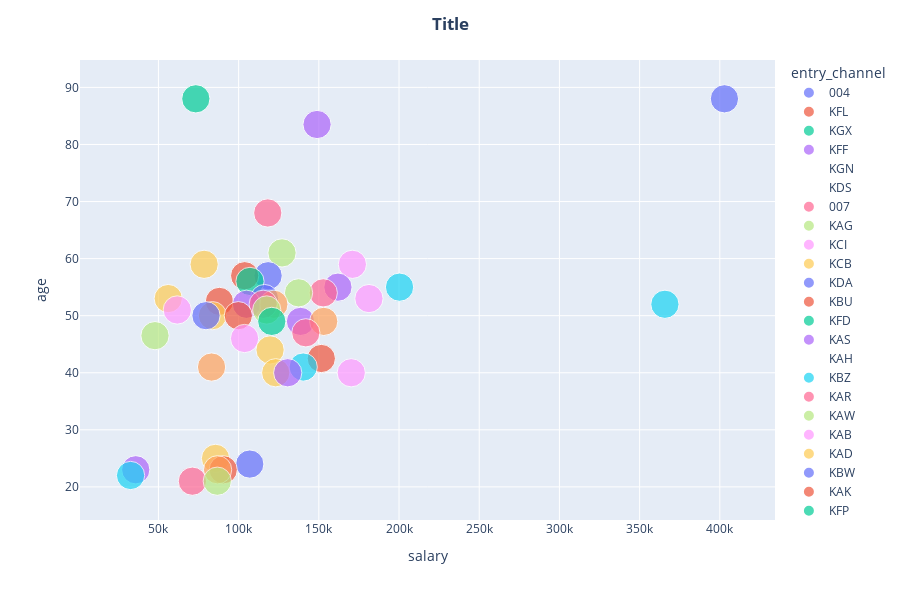

Source (notebook cell):
### Code cell
# 80-180k + 40-60 years "cluster"
# around 80k + 20-25 years "cluster"

four_feature_scatterer(df, "entry_channel", "salary", "age", "Male", title = "Title")

### Figure 1 — Plotly figure (JSON) as saved in the notebook; plotly's stock layout.template omitted (floating-point values rounded to 4 significant figures)
{"data": [{"hovertemplate": "entry_channel=004<br>salary=%{x}<br>age=%{y}<br>Male=%{marker.size}<extra></extra>", "legendgroup": "004", "marker": {"color": "#636efa", "size": [1], "sizemode": "area", "sizeref": 0.0025, "symbol": "circle"}, "mode": "markers", "name": "004", "orientation": "v", "showlegend": true, "type": "scatter", "x": [402900.0], "xaxis": "x", "y": [88], "yaxis": "y"}, {"hovertemplate": "entry_channel=KFL<br>salary=%{x}<br>age=%{y}<br>Male=%{marker.size}<extra></extra>", "legendgroup": "KFL", "marker": {"color": "#EF553B", "size": [1], "sizemode": "area", "sizeref": 0.0025, "symbol": "circle"}, "mode": "markers", "name": "KFL", "orientation": "v", "showlegend": true, "type": "scatter", "x": [null], "xaxis": "x", "y": [88], "yaxis": "y"}, {"hovertemplate": "entry_channel=KGX<br>salary=%{x}<br>age=%{y}<br>Male=%{marker.size}<extra></extra>", "legendgroup": "KGX", "marker": {"color": "#00cc96", "size": [1], "sizemode": "area", "sizeref": 0.0025, "symbol": "circle"}, "mode": "markers", "name": "KGX", "orientation": "v", "showlegend": true, "type": "scatter", "x": [73320.0], "xaxis": "x", "y": [88], "yaxis": "y"}, {"hovertemplate": "entry_channel=KFF<br>salary=%{x}<br>age=%{y}<br>Male=%{marker.size}<extra></extra>", "legendgroup": "KFF", "marker": {"color": "#ab63fa", "size": [1], "sizemode": "area", "sizeref": 0.0025, "symbol": "circle"}, "mode": "markers", "name": "KFF", "orientation": "v", "showlegend": true, "type": "scatter", "x": [148900.0], "xaxis": "x", "y": [83.5], "yaxis": "y"}, {"hovertemplate": "entry_channel=KGN<br>salary=%{x}<br>age=%{y}<br>Male=%{marker.size}<extra></extra>", "legendgroup": "KGN", "marker": {"color": "#FFA15A", "size": [0], "sizemode": "area", "sizeref": 0.0025, "symbol": "circle"}, "mode": "markers", "name": "KGN", "orientation": "v", "showlegend": true, "type": "scatter", "x": [null], "xaxis": "x", "y": [73], "yaxis": "y"}, {"hovertemplate": "entry_channel=KDS<br>salary=%{x}<br>age=%{y}<br>Male=%{marker.size}<extra></extra>", "legendgroup": "KDS", "marker": {"color": "#19d3f3", "size": [0], "sizemode": "area", "sizeref": 0.0025, "symbol": "circle"}, "mode": "markers", "name": "KDS", "orientation": "v", "showlegend": true, "type": "scatter", "x": [null], "xaxis": "x", "y": [71], "yaxis": "y"}, {"hovertemplate": "entry_channel=007<br>salary=%{x}<br>age=%{y}<br>Male=%{marker.size}<extra></extra>", "legendgroup": "007", "marker": {"color": "#FF6692", "size": [1], "sizemode": "area", "sizeref": 0.0025, "symbol": "circle"}, "mode": "markers", "name": "007", "orientation": "v", "showlegend": true, "type": "scatter", "x": [118200.0], "xaxis": "x", "y": [68], "yaxis": "y"}, {"hovertemplate": "entry_channel=KAG<br>salary=%{x}<br>age=%{y}<br>Male=%{marker.size}<extra></extra>", "legendgroup": "KAG", "marker": {"color": "#B6E880", "size": [1], "sizemode": "area", "sizeref": 0.0025, "symbol": "circle"}, "mode": "markers", "name": "KAG", "orientation": "v", "showlegend": true, "type": "scatter", "x": [127100.0], "xaxis": "x", "y": [61], "yaxis": "y"}, {"hovertemplate": "entry_channel=KCI<br>salary=%{x}<br>age=%{y}<br>Male=%{marker.size}<extra></extra>", "legendgroup": "KCI", "marker": {"color": "#FF97FF", "size": [1], "sizemode": "area", "sizeref": 0.0025, "symbol": "circle"}, "mode": "markers", "name": "KCI", "orientation": "v", "showlegend": true, "type": "scatter", "x": [170900.0], "xaxis": "x", "y": [59], "yaxis": "y"}, {"hovertemplate": "entry_channel=KCB<br>salary=%{x}<br>age=%{y}<br>Male=%{marker.size}<extra></extra>", "legendgroup": "KCB", "marker": {"color": "#FECB52", "size": [1], "sizemode": "area", "sizeref": 0.0025, "symbol": "circle"}, "mode": "markers", "name": "KCB", "orientation": "v", "showlegend": true, "type": "scatter", "x": [78500.0], "xaxis": "x", "y": [59], "yaxis": "y"}, {"hovertemplate": "entry_channel=KDA<br>salary=%{x}<br>age=%{y}<br>Male=%{marker.size}<extra></extra>", "legendgroup": "KDA", "marker": {"color": "#636efa", "size": [1], "sizemode": "area", "sizeref": 0.0025, "symbol": "circle"}, "mode": "markers", "name": "KDA", "orientation": "v", "showlegend": true, "type": "scatter", "x": [118400.0], "xaxis": "x", "y": [57], "yaxis": "y"}, {"hovertemplate": "entry_channel=KBU<br>salary=%{x}<br>age=%{y}<br>Male=%{marker.size}<extra></extra>", "legendgroup": "KBU", "marker": {"color": "#EF553B", "size": [1], "sizemode": "area", "sizeref": 0.0025, "symbol": "circle"}, "mode": "markers", "name": "KBU", "orientation": "v", "showlegend": true, "type": "scatter", "x": [103800.0], "xaxis": "x", "y": [57], "yaxis": "y"}, {"hovertemplate": "entry_channel=KFD<br>salary=%{x}<br>age=%{y}<br>Male=%{marker.size}<extra></extra>", "legendgroup": "KFD", "marker": {"color": "#00cc96", "size": [1], "sizemode": "area", "sizeref": 0.0025, "symbol": "circle"}, "mode": "markers", "name": "KFD", "orientation": "v", "showlegend": true, "type": "scatter", "x": [107100.0], "xaxis": "x", "y": [56], "yaxis": "y"}, {"hovertemplate": "entry_channel=KAS<br>salary=%{x}<br>age=%{y}<br>Male=%{marker.size}<extra></extra>", "legendgroup": "KAS", "marker": {"color": "#ab63fa", "size": [1], "sizemode": "area", "sizeref": 0.0025, "symbol": "circle"}, "mode": "markers", "name": "KAS", "orientation": "v", "showlegend": true, "type": "scatter", "x": [161900.0], "xaxis": "x", "y": [55], "yaxis": "y"}, {"hovertemplate": "entry_channel=KAH<br>salary=%{x}<br>age=%{y}<br>Male=%{marker.size}<extra></extra>", "legendgroup": "KAH", "marker": {"color": "#FFA15A", "size": [0], "sizemode": "area", "sizeref": 0.0025, "symbol": "circle"}, "mode": "markers", "name": "KAH", "orientation": "v", "showlegend": true, "type": "scatter", "x": [88220.0], "xaxis": "x", "y": [55], "yaxis": "y"}, {"hovertemplate": "entry_channel=KBZ<br>salary=%{x}<br>age=%{y}<br>Male=%{marker.size}<extra></extra>", "legendgroup": "KBZ", "marker": {"color": "#19d3f3", "size": [1], "sizemode": "area", "sizeref": 0.0025, "symbol": "circle"}, "mode": "markers", "name": "KBZ", "orientation": "v", "showlegend": true, "type": "scatter", "x": [200300.0], "xaxis": "x", "y": [55], "yaxis": "y"}, {"hovertemplate": "entry_channel=KAR<br>salary=%{x}<br>age=%{y}<br>Male=%{marker.size}<extra></extra>", "legendgroup": "KAR", "marker": {"color": "#FF6692", "size": [1], "sizemode": "area", "sizeref": 0.0025, "symbol": "circle"}, "mode": "markers", "name": "KAR", "orientation": "v", "showlegend": true, "type": "scatter", "x": [152800.0], "xaxis": "x", "y": [54], "yaxis": "y"}, {"hovertemplate": "entry_channel=KAW<br>salary=%{x}<br>age=%{y}<br>Male=%{marker.size}<extra></extra>", "legendgroup": "KAW", "marker": {"color": "#B6E880", "size": [1], "sizemode": "area", "sizeref": 0.0025, "symbol": "circle"}, "mode": "markers", "name": "KAW", "orientation": "v", "showlegend": true, "type": "scatter", "x": [137400.0], "xaxis": "x", "y": [54], "yaxis": "y"}, {"hovertemplate": "entry_channel=KAB<br>salary=%{x}<br>age=%{y}<br>Male=%{marker.size}<extra></extra>", "legendgroup": "KAB", "marker": {"color": "#FF97FF", "size": [1], "sizemode": "area", "sizeref": 0.0025, "symbol": "circle"}, "mode": "markers", "name": "KAB", "orientation": "v", "showlegend": true, "type": "scatter", "x": [181200.0], "xaxis": "x", "y": [53], "yaxis": "y"}, {"hovertemplate": "entry_channel=KAD<br>salary=%{x}<br>age=%{y}<br>Male=%{marker.size}<extra></extra>", "legendgroup": "KAD", "marker": {"color": "#FECB52", "size": [1], "sizemode": "area", "sizeref": 0.0025, "symbol": "circle"}, "mode": "markers", "name": "KAD", "orientation": "v", "showlegend": true, "type": "scatter", "x": [56110.0], "xaxis": "x", "y": [53], "yaxis": "y"}, {"hovertemplate": "entry_channel=KBW<br>salary=%{x}<br>age=%{y}<br>Male=%{marker.size}<extra></extra>", "legendgroup": "KBW", "marker": {"color": "#636efa", "size": [1], "sizemode": "area", "sizeref": 0.0025, "symbol": "circle"}, "mode": "markers", "name": "KBW", "orientation": "v", "showlegend": true, "type": "scatter", "x": [116100.0], "xaxis": "x", "y": [53], "yaxis": "y"}, {"hovertemplate": "entry_channel=KAK<br>salary=%{x}<br>age=%{y}<br>Male=%{marker.size}<extra></extra>", "legendgroup": "KAK", "marker": {"color": "#EF553B", "size": [1], "sizemode": "area", "sizeref": 0.0025, "symbol": "circle"}, "mode": "markers", "name": "KAK", "orientation": "v", "showlegend": true, "type": "scatter", "x": [88040.0], "xaxis": "x", "y": [52.5], "yaxis": "y"}, {"hovertemplate": "entry_channel=KFP<br>salary=%{x}<br>age=%{y}<br>Male=%{marker.size}<extra></extra>", "legendgroup": "KFP", "marker": {"color": "#00cc96", "size": [1], "sizemode": "area", "sizeref": 0.0025, "symbol": "circle"}, "mode": "markers", "name": "KFP", "orientation": "v", "showlegend": true, "type": "scatter", "x": [null], "xaxis": "x", "y": [52.5], "yaxis": "y"}, {"hovertemplate": "entry_channel=KAJ<br>salary=%{x}<br>age=%{y}<br>Male=%{marker.size}<extra></extra>", "legendgroup": "KAJ", "marker": {"color": "#ab63fa", "size": [1], "sizemode": "area", "sizeref": 0.0025, "symbol": "circle"}, "mode": "markers", "name": "KAJ", "orientation": "v", "showlegend": true, "type": "scatter", "x": [104900.0], "xaxis": "x", "y": [52], "yaxis": "y"}, {"hovertemplate": "entry_channel=KCK<br>salary=%{x}<br>age=%{y}<br>Male=%{marker.size}<extra></extra>", "legendgroup": "KCK", "marker": {"color": "#FFA15A", "size": [1], "sizemode": "area", "sizeref": 0.0025, "symbol": "circle"}, "mode": "markers", "name": "KCK", "orientation": "v", "showlegend": true, "type": "scatter", "x": [121974], "xaxis": "x", "y": [52], "yaxis": "y"}, {"hovertemplate": "entry_channel=KBH<br>salary=%{x}<br>age=%{y}<br>Male=%{marker.size}<extra></extra>", "legendgroup": "KBH", "marker": {"color": "#19d3f3", "size": [1], "sizemode": "area", "sizeref": 0.0025, "symbol": "circle"}, "mode": "markers", "name": "KBH", "orientation": "v", "showlegend": true, "type": "scatter", "x": [365800.0], "xaxis": "x", "y": [52], "yaxis": "y"}, {"hovertemplate": "entry_channel=KCC<br>salary=%{x}<br>age=%{y}<br>Male=%{marker.size}<extra></extra>", "legendgroup": "KCC", "marker": {"color": "#FF6692", "size": [1], "sizemode": "area", "sizeref": 0.0025, "symbol": "circle"}, "mode": "markers", "name": "KCC", "orientation": "v", "showlegend": true, "type": "scatter", "x": [115300.0], "xaxis": "x", "y": [52], "yaxis": "y"}, {"hovertemplate": "entry_channel=KAM<br>salary=%{x}<br>age=%{y}<br>Male=%{marker.size}<extra></extra>", "legendgroup": "KAM", "marker": {"color": "#B6E880", "size": [1], "sizemode": "area", "sizeref": 0.0025, "symbol": "circle"}, "mode": "markers", "name": "KAM", "orientation": "v", "showlegend": true, "type": "scatter", "x": [117500.0], "xaxis": "x", "y": [51], "yaxis": "y"}, {"hovertemplate": "entry_channel=KAY<br>salary=%{x}<br>age=%{y}<br>Male=%{marker.size}<extra></extra>", "legendgroup": "KAY", "marker": {"color": "#FF97FF", "size": [1], "sizemode": "area", "sizeref": 0.0025, "symbol": "circle"}, "mode": "markers", "name": "KAY", "orientation": "v", "showlegend": true, "type": "scatter", "x": [61760.0], "xaxis": "x", "y": [51], "yaxis": "y"}, {"hovertemplate": "entry_channel=KBO<br>salary=%{x}<br>age=%{y}<br>Male=%{marker.size}<extra></extra>", "legendgroup": "KBO", "marker": {"color": "#FECB52", "size": [1], "sizemode": "area", "sizeref": 0.0025, "symbol": "circle"}, "mode": "markers", "name": "KBO", "orientation": "v", "showlegend": true, "type": "scatter", "x": [83700.0], "xaxis": "x", "y": [50], "yaxis": "y"}, {"hovertemplate": "entry_channel=KAQ<br>salary=%{x}<br>age=%{y}<br>Male=%{marker.size}<extra></extra>", "legendgroup": "KAQ", "marker": {"color": "#636efa", "size": [1], "sizemode": "area", "sizeref": 0.0025, "symbol": "circle"}, "mode": "markers", "name": "KAQ", "orientation": "v", "showlegend": true, "type": "scatter", "x": [79650.0], "xaxis": "x", "y": [50], "yaxis": "y"}, {"hovertemplate": "entry_channel=KAF<br>salary=%{x}<br>age=%{y}<br>Male=%{marker.size}<extra></extra>", "legendgroup": "KAF", "marker": {"color": "#EF553B", "size": [1], "sizemode": "area", "sizeref": 0.0025, "symbol": "circle"}, "mode": "markers", "name": "KAF", "orientation": "v", "showlegend": true, "type": "scatter", "x": [99810.0], "xaxis": "x", "y": [50], "yaxis": "y"}, {"hovertemplate": "entry_channel=KCH<br>salary=%{x}<br>age=%{y}<br>Male=%{marker.size}<extra></extra>", "legendgroup": "KCH", "marker": {"color": "#00cc96", "size": [1], "sizemode": "area", "sizeref": 0.0025, "symbol": "circle"}, "mode": "markers", "name": "KCH", "orientation": "v", "showlegend": true, "type": "scatter", "x": [120700.0], "xaxis": "x", "y": [49], "yaxis": "y"}, {"hovertemplate": "entry_channel=KBE<br>salary=%{x}<br>age=%{y}<br>Male=%{marker.size}<extra></extra>", "legendgroup": "KBE", "marker": {"color": "#ab63fa", "size": [1], "sizemode": "area", "sizeref": 0.0025, "symbol": "circle"}, "mode": "markers", "name": "KBE", "orientation": "v", "showlegend": true, "type": "scatter", "x": [138600.0], "xaxis": "x", "y": [49], "yaxis": "y"}, {"hovertemplate": "entry_channel=KAA<br>salary=%{x}<br>age=%{y}<br>Male=%{marker.size}<extra></extra>", "legendgroup": "KAA", "marker": {"color": "#FFA15A", "size": [1], "sizemode": "area", "sizeref": 0.0025, "symbol": "circle"}, "mode": "markers", "name": "KAA", "orientation": "v", "showlegend": true, "type": "scatter", "x": [153000.0], "xaxis": "x", "y": [49], "yaxis": "y"}, {"hovertemplate": "entry_channel=KEY<br>salary=%{x}<br>age=%{y}<br>Male=%{marker.size}<extra></extra>", "legendgroup": "KEY", "marker": {"color": "#19d3f3", "size": [1], "sizemode": "area", "sizeref": 0.0025, "symbol": "circle"}, "mode": "markers", "name": "KEY", "orientation": "v", "showlegend": true, "type": "scatter", "x": [null], "xaxis": "x", "y": [48], "yaxis": "y"}, {"hovertemplate": "entry_channel=013<br>salary=%{x}<br>age=%{y}<br>Male=%{marker.size}<extra></extra>", "legendgroup": "013", "marker": {"color": "#FF6692", "size": [1], "sizemode": "area", "sizeref": 0.0025, "symbol": "circle"}, "mode": "markers", "name": "013", "orientation": "v", "showlegend": true, "type": "scatter", "x": [141900.0], "xaxis": "x", "y": [47], "yaxis": "y"}, {"hovertemplate": "entry_channel=KAE<br>salary=%{x}<br>age=%{y}<br>Male=%{marker.size}<extra></extra>", "legendgroup": "KAE", "marker": {"color": "#B6E880", "size": [1], "sizemode": "area", "sizeref": 0.0025, "symbol": "circle"}, "mode": "markers", "name": "KAE", "orientation": "v", "showlegend": true, "type": "scatter", "x": [47860.0], "xaxis": "x", "y": [46.5], "yaxis": "y"}, {"hovertemplate": "entry_channel=KDT<br>salary=%{x}<br>age=%{y}<br>Male=%{marker.size}<extra></extra>", "legendgroup": "KDT", "marker": {"color": "#FF97FF", "size": [1], "sizemode": "area", "sizeref": 0.0025, "symbol": "circle"}, "mode": "markers", "name": "KDT", "orientation": "v", "showlegend": true, "type": "scatter", "x": [103700.0], "xaxis": "x", "y": [46], "yaxis": "y"}, {"hovertemplate": "entry_channel=KBY<br>salary=%{x}<br>age=%{y}<br>Male=%{marker.size}<extra></extra>", "legendgroup": "KBY", "marker": {"color": "#FECB52", "size": [1], "sizemode": "area", "sizeref": 0.0025, "symbol": "circle"}, "mode": "markers", "name": "KBY", "orientation": "v", "showlegend": true, "type": "scatter", "x": [119600.0], "xaxis": "x", "y": [44], "yaxis": "y"}, {"hovertemplate": "entry_channel=KHS<br>salary=%{x}<br>age=%{y}<br>Male=%{marker.size}<extra></extra>", "legendgroup": "KHS", "marker": {"color": "#636efa", "size": [1], "sizemode": "area", "sizeref": 0.0025, "symbol": "circle"}, "mode": "markers", "name": "KHS", "orientation": "v", "showlegend": true, "type": "scatter", "x": [null], "xaxis": "x", "y": [43], "yaxis": "y"}, {"hovertemplate": "entry_channel=KDR<br>salary=%{x}<br>age=%{y}<br>Male=%{marker.size}<extra></extra>", "legendgroup": "KDR", "marker": {"color": "#EF553B", "size": [1], "sizemode": "area", "sizeref": 0.0025, "symbol": "circle"}, "mode": "markers", "name": "KDR", "orientation": "v", "showlegend": true, "type": "scatter", "x": [151500.0], "xaxis": "x", "y": [42.5], "yaxis": "y"}, {"hovertemplate": "entry_channel=KAI<br>salary=%{x}<br>age=%{y}<br>Male=%{marker.size}<extra></extra>", "legendgroup": "KAI", "marker": {"color": "#00cc96", "size": [1], "sizemode": "area", "sizeref": 0.0025, "symbol": "circle"}, "mode": "markers", "name": "KAI", "orientation": "v", "showlegend": true, "type": "scatter", "x": [null], "xaxis": "x", "y": [42], "yaxis": "y"}, {"hovertemplate": "entry_channel=KHC<br>salary=%{x}<br>age=%{y}<br>Male=%{marker.size}<extra></extra>", "legendgroup": "KHC", "marker": {"color": "#ab63fa", "size": [0], "sizemode": "area", "sizeref": 0.0025, "symbol": "circle"}, "mode": "markers", "name": "KHC", "orientation": "v", "showlegend": true, "type": "scatter", "x": [111500.0], "xaxis": "x", "y": [41], "yaxis": "y"}, {"hovertemplate": "entry_channel=KFS<br>salary=%{x}<br>age=%{y}<br>Male=%{marker.size}<extra></extra>", "legendgroup": "KFS", "marker": {"color": "#FFA15A", "size": [1], "sizemode": "area", "sizeref": 0.0025, "symbol": "circle"}, "mode": "markers", "name": "KFS", "orientation": "v", "showlegend": true, "type": "scatter", "x": [83130.0], "xaxis": "x", "y": [41], "yaxis": "y"}, {"hovertemplate": "entry_channel=KCL<br>salary=%{x}<br>age=%{y}<br>Male=%{marker.size}<extra></extra>", "legendgroup": "KCL", "marker": {"color": "#19d3f3", "size": [1], "sizemode": "area", "sizeref": 0.0025, "symbol": "circle"}, "mode": "markers", "name": "KCL", "orientation": "v", "showlegend": true, "type": "scatter", "x": [140300.0], "xaxis": "x", "y": [41], "yaxis": "y"}, {"hovertemplate": "entry_channel=KES<br>salary=%{x}<br>age=%{y}<br>Male=%{marker.size}<extra></extra>", "legendgroup": "KES", "marker": {"color": "#FF6692", "size": [1], "sizemode": "area", "sizeref": 0.0025, "symbol": "circle"}, "mode": "markers", "name": "KES", "orientation": "v", "showlegend": true, "type": "scatter", "x": [null], "xaxis": "x", "y": [41], "yaxis": "y"}, {"hovertemplate": "entry_channel=KAZ<br>salary=%{x}<br>age=%{y}<br>Male=%{marker.size}<extra></extra>", "legendgroup": "KAZ", "marker": {"color": "#B6E880", "size": [0], "sizemode": "area", "sizeref": 0.0025, "symbol": "circle"}, "mode": "markers", "name": "KAZ", "orientation": "v", "showlegend": true, "type": "scatter", "x": [93290.0], "xaxis": "x", "y": [41], "yaxis": "y"}, {"hovertemplate": "entry_channel=KEJ<br>salary=%{x}<br>age=%{y}<br>Male=%{marker.size}<extra></extra>", "legendgroup": "KEJ", "marker": {"color": "#FF97FF", "size": [1], "sizemode": "area", "sizeref": 0.0025, "symbol": "circle"}, "mode": "markers", "name": "KEJ", "orientation": "v", "showlegend": true, "type": "scatter", "x": [170200.0], "xaxis": "x", "y": [40], "yaxis": "y"}, {"hovertemplate": "entry_channel=KHO<br>salary=%{x}<br>age=%{y}<br>Male=%{marker.size}<extra></extra>", "legendgroup": "KHO", "marker": {"color": "#FECB52", "size": [1], "sizemode": "area", "sizeref": 0.0025, "symbol": "circle"}, "mode": "markers", "name": "KHO", "orientation": "v", "showlegend": true, "type": "scatter", "x": [123100.0], "xaxis": "x", "y": [40], "yaxis": "y"}, {"hovertemplate": "entry_channel=KHN<br>salary=%{x}<br>age=%{y}<br>Male=%{marker.size}<extra></extra>", "legendgroup": "KHN", "marker": {"color": "#636efa", "size": [0], "sizemode": "area", "sizeref": 0.0025, "symbol": "circle"}, "mode": "markers", "name": "KHN", "orientation": "v", "showlegend": true, "type": "scatter", "x": [89250.0], "xaxis": "x", "y": [40], "yaxis": "y"}, {"hovertemplate": "entry_channel=KBG<br>salary=%{x}<br>age=%{y}<br>Male=%{marker.size}<extra></extra>", "legendgroup": "KBG", "marker": {"color": "#EF553B", "size": [0], "sizemode": "area", "sizeref": 0.0025, "symbol": "circle"}, "mode": "markers", "name": "KBG", "orientation": "v", "showlegend": true, "type": "scatter", "x": [123400.0], "xaxis": "x", "y": [40], "yaxis": "y"}, {"hovertemplate": "entry_channel=KHL<br>salary=%{x}<br>age=%{y}<br>Male=%{marker.size}<extra></extra>", "legendgroup": "KHL", "marker": {"color": "#00cc96", "size": [0], "sizemode": "area", "sizeref": 0.0025, "symbol": "circle"}, "mode": "markers", "name": "KHL", "orientation": "v", "showlegend": true, "type": "scatter", "x": [88060.0], "xaxis": "x", "y": [40], "yaxis": "y"}, {"hovertemplate": "entry_channel=KFA<br>salary=%{x}<br>age=%{y}<br>Male=%{marker.size}<extra></extra>", "legendgroup": "KFA", "marker": {"color": "#ab63fa", "size": [1], "sizemode": "area", "sizeref": 0.0025, "symbol": "circle"}, "mode": "markers", "name": "KFA", "orientation": "v", "showlegend": true, "type": "scatter", "x": [130600.0], "xaxis": "x", "y": [40], "yaxis": "y"}, {"hovertemplate": "entry_channel=KFC<br>salary=%{x}<br>age=%{y}<br>Male=%{marker.size}<extra></extra>", "legendgroup": "KFC", "marker": {"color": "#FFA15A", "size": [0], "sizemode": "area", "sizeref": 0.0025, "symbol": "circle"}, "mode": "markers", "name": "KFC", "orientation": "v", "showlegend": true, "type": "scatter", "x": [90240.0], "xaxis": "x", "y": [38], "yaxis": "y"}, {"hovertemplate": "entry_channel=KHK<br>salary=%{x}<br>age=%{y}<br>Male=%{marker.size}<extra></extra>", "legendgroup": "KHK", "marker": {"color": "#19d3f3", "size": [0], "sizemode": "area", "sizeref": 0.0025, "symbol": "circle"}, "mode": "markers", "name": "KHK", "orientation": "v", "showlegend": true, "type": "scatter", "x": [86890.0], "xaxis": "x", "y": [38], "yaxis": "y"}, {"hovertemplate": "entry_channel=KAT<br>salary=%{x}<br>age=%{y}<br>Male=%{marker.size}<extra></extra>", "legendgroup": "KAT", "marker": {"color": "#FF6692", "size": [0], "sizemode": "area", "sizeref": 0.0025, "symbol": "circle"}, "mode": "markers", "name": "KAT", "orientation": "v", "showlegend": true, "type": "scatter", "x": [95320.0], "xaxis": "x", "y": [38], "yaxis": "y"}, {"hovertemplate": "entry_channel=KHM<br>salary=%{x}<br>age=%{y}<br>Male=%{marker.size}<extra></extra>", "legendgroup": "KHM", "marker": {"color": "#B6E880", "size": [0], "sizemode": "area", "sizeref": 0.0025, "symbol": "circle"}, "mode": "markers", "name": "KHM", "orientation": "v", "showlegend": true, "type": "scatter", "x": [87240.0], "xaxis": "x", "y": [36], "yaxis": "y"}, {"hovertemplate": "entry_channel=RED<br>salary=%{x}<br>age=%{y}<br>Male=%{marker.size}<extra></extra>", "legendgroup": "RED", "marker": {"color": "#FF97FF", "size": [0], "sizemode": "area", "sizeref": 0.0025, "symbol": "circle"}, "mode": "markers", "name": "RED", "orientation": "v", "showlegend": true, "type": "scatter", "x": [83484], "xaxis": "x", "y": [35], "yaxis": "y"}, {"hovertemplate": "entry_channel=KEH<br>salary=%{x}<br>age=%{y}<br>Male=%{marker.size}<extra></extra>", "legendgroup": "KEH", "marker": {"color": "#FECB52", "size": [1], "sizemode": "area", "sizeref": 0.0025, "symbol": "circle"}, "mode": "markers", "name": "KEH", "orientation": "v", "showlegend": true, "type": "scatter", "x": [85600.0], "xaxis": "x", "y": [25], "yaxis": "y"}, {"hovertemplate": "entry_channel=KHF<br>salary=%{x}<br>age=%{y}<br>Male=%{marker.size}<extra></extra>", "legendgroup": "KHF", "marker": {"color": "#636efa", "size": [1], "sizemode": "area", "sizeref": 0.0025, "symbol": "circle"}, "mode": "markers", "name": "KHF", "orientation": "v", "showlegend": true, "type": "scatter", "x": [107000.0], "xaxis": "x", "y": [24], "yaxis": "y"}, {"hovertemplate": "entry_channel=KHD<br>salary=%{x}<br>age=%{y}<br>Male=%{marker.size}<extra></extra>", "legendgroup": "KHD", "marker": {"color": "#EF553B", "size": [1], "sizemode": "area", "sizeref": 0.0025, "symbol": "circle"}, "mode": "markers", "name": "KHD", "orientation": "v", "showlegend": true, "type": "scatter", "x": [90400.0], "xaxis": "x", "y": [23], "yaxis": "y"}, {"hovertemplate": "entry_channel=KDH<br>salary=%{x}<br>age=%{y}<br>Male=%{marker.size}<extra></extra>", "legendgroup": "KDH", "marker": {"color": "#00cc96", "size": [0], "sizemode": "area", "sizeref": 0.0025, "symbol": "circle"}, "mode": "markers", "name": "KDH", "orientation": "v", "showlegend": true, "type": "scatter", "x": [151900.0], "xaxis": "x", "y": [23], "yaxis": "y"}, {"hovertemplate": "entry_channel=KFK<br>salary=%{x}<br>age=%{y}<br>Male=%{marker.size}<extra></extra>", "legendgroup": "KFK", "marker": {"color": "#ab63fa", "size": [1], "sizemode": "area", "sizeref": 0.0025, "symbol": "circle"}, "mode": "markers", "name": "KFK", "orientation": "v", "showlegend": true, "type": "scatter", "x": [35870.0], "xaxis": "x", "y": [23], "yaxis": "y"}, {"hovertemplate": "entry_channel=KHE<br>salary=%{x}<br>age=%{y}<br>Male=%{marker.size}<extra></extra>", "legendgroup": "KHE", "marker": {"color": "#FFA15A", "size": [1], "sizemode": "area", "sizeref": 0.0025, "symbol": "circle"}, "mode": "markers", "name": "KHE", "orientation": "v", "showlegend": true, "type": "scatter", "x": [86880.0], "xaxis": "x", "y": [23], "yaxis": "y"}, {"hovertemplate": "entry_channel=KGC<br>salary=%{x}<br>age=%{y}<br>Male=%{marker.size}<extra></extra>", "legendgroup": "KGC", "marker": {"color": "#19d3f3", "size": [1], "sizemode": "area", "sizeref": 0.0025, "symbol": "circle"}, "mode": "markers", "name": "KGC", "orientation": "v", "showlegend": true, "type": "scatter", "x": [32630.0], "xaxis": "x", "y": [22], "yaxis": "y"}, {"hovertemplate": "entry_channel=KHP<br>salary=%{x}<br>age=%{y}<br>Male=%{marker.size}<extra></extra>", "legendgroup": "KHP", "marker": {"color": "#FF6692", "size": [1], "sizemode": "area", "sizeref": 0.0025, "symbol": "circle"}, "mode": "markers", "name": "KHP", "orientation": "v", "showlegend": true, "type": "scatter", "x": [71170.0], "xaxis": "x", "y": [21], "yaxis": "y"}, {"hovertemplate": "entry_channel=KHQ<br>salary=%{x}<br>age=%{y}<br>Male=%{marker.size}<extra></extra>", "legendgroup": "KHQ", "marker": {"color": "#B6E880", "size": [1], "sizemode": "area", "sizeref": 0.0025, "symbol": "circle"}, "mode": "markers", "name": "KHQ", "orientation": "v", "showlegend": true, "type": "scatter", "x": [86700.0], "xaxis": "x", "y": [21], "yaxis": "y"}], "layout": {"barmode": "overlay", "height": 600, "legend": {"itemsizing": "constant", "title": {"text": "entry_channel"}, "tracegroupgap": 0}, "margin": {"t": 60}, "title": {"text": "<b>Title</b>", "x": 0.5, "xanchor": "center"}, "xaxis": {"anchor": "y", "domain": [0, 1], "title": {"text": "salary"}}, "yaxis": {"anchor": "x", "domain": [0, 1], "title": {"text": "age"}}}}
